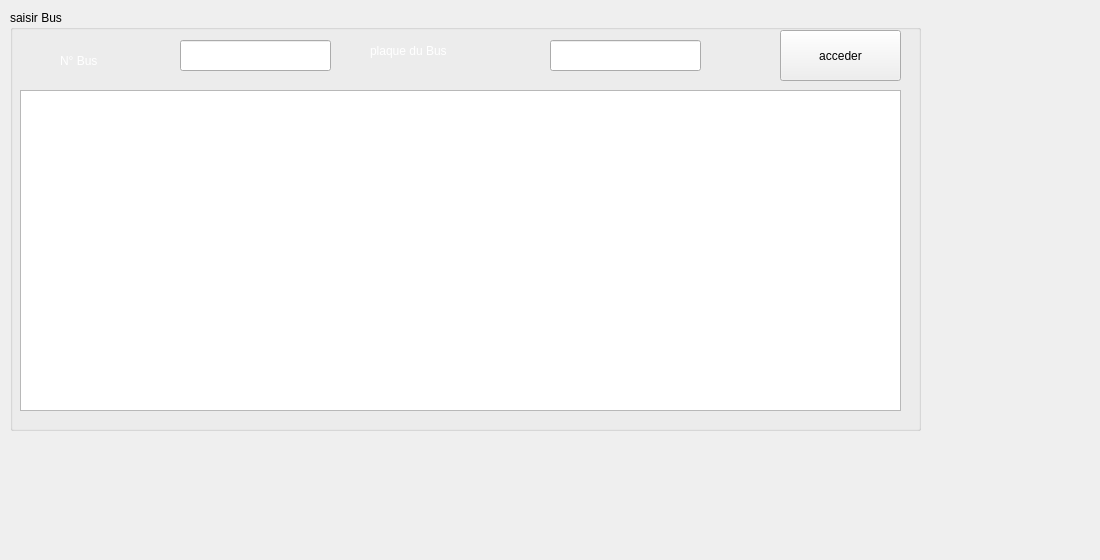
     <widget class="QWidget" name="tab_9">
      <attribute name="title">
       <string>horaire Bus</string>
      </attribute>
      <widget class="QGroupBox" name="groupBox_4">
       <property name="geometry">
        <rect>
         <x>10</x>
         <y>10</y>
         <width>911</width>
         <height>421</height>
        </rect>
       </property>
       <property name="title">
        <string>saisir Bus</string>
       </property>
       <widget class="QLineEdit" name="le_nBHoraire">
        <property name="geometry">
         <rect>
          <x>170</x>
          <y>30</y>
          <width>151</width>
          <height>31</height>
         </rect>
        </property>
       </widget>
       <widget class="QLabel" name="label_18">
        <property name="geometry">
         <rect>
          <x>50</x>
          <y>30</y>
          <width>141</width>
          <height>41</height>
         </rect>
        </property>
        <property name="styleSheet">
         <string notr="true">color: rgb(255, 255, 255);
font: 14pt &quot;MS Shell Dlg 2&quot;;</string>
        </property>
        <property name="text">
         <string>N° Bus</string>
        </property>
       </widget>
       <widget class="QLabel" name="label_19">
        <property name="geometry">
         <rect>
          <x>360</x>
          <y>20</y>
          <width>181</width>
          <height>41</height>
         </rect>
        </property>
        <property name="styleSheet">
         <string notr="true">color: rgb(255, 255, 255);
font: 14pt &quot;MS Shell Dlg 2&quot;;
</string>
        </property>
        <property name="text">
         <string>plaque du Bus </string>
        </property>
       </widget>
       <widget class="QLineEdit" name="le_pBHoraire">
        <property name="geometry">
         <rect>
          <x>540</x>
          <y>30</y>
          <width>151</width>
          <height>31</height>
         </rect>
        </property>
       </widget>
       <widget class="QPushButton" name="pb_AccFexel">
        <property name="geometry">
         <rect>
          <x>770</x>
          <y>20</y>
          <width>121</width>
          <height>51</height>
         </rect>
        </property>
        <property name="text">
         <string>acceder</string>
        </property>
       </widget>
       <widget class="QTableView" name="fichierEXCEL">
        <property name="geometry">
         <rect>
          <x>10</x>
          <y>80</y>
          <width>881</width>
          <height>321</height>
         </rect>
        </property>
       </widget>
      </widget>
      <widget class="QLabel" name="label_16">
       <property name="geometry">
        <rect>
         <x>-10</x>
         <y>-60</y>
         <width>1091</width>
         <height>551</height>
        </rect>
       </property>
       <property name="text">
        <string/>
       </property>
       <property name="pixmap">
        <pixmap>../../Downloads/bac.png</pixmap>
       </property>
      </widget>
      <zorder>label_16</zorder>
      <zorder>groupBox_4</zorder>
     </widget>
